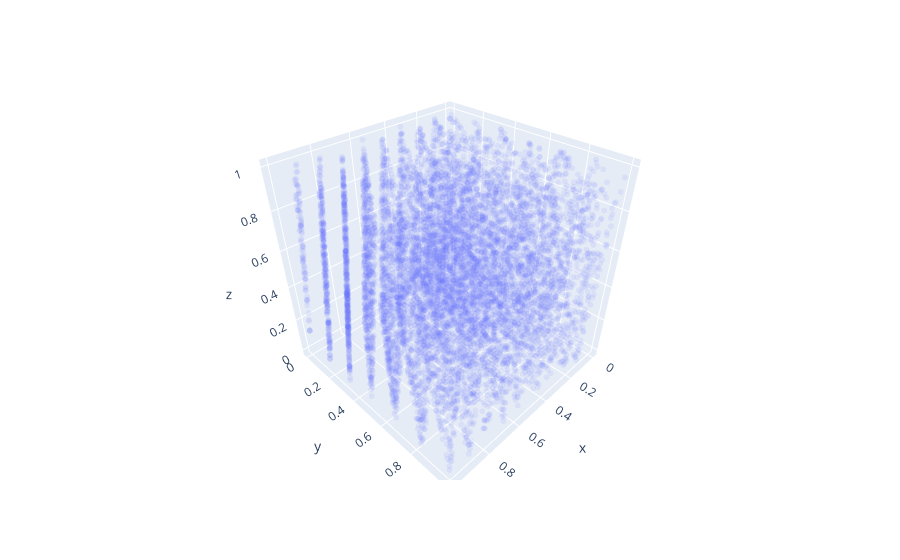

Write notebook code for a chart like this one.
### Code cell
def rng_bad(m=2**31, a=65539, c=0):
    rng_bad.current = (a * rng_bad.current + c) % m
    return rng_bad.current / m
rng_bad.current = 1

random = [rng_bad() for _ in range(30000)]
random_good = [rng() for _ in range(30000)]

import plotly.express as px

fig = px.scatter_3d(x=random[::3], y=random[1::3], z=random[2::3], opacity=0.1)
fig.update_traces(marker_size = 2)

### Figure 1 — Plotly figure (JSON) as saved in the notebook; plotly's stock layout.template omitted (floating-point values rounded to 4 significant figures; data arrays with more than 128 entries replaced by an {"elided": "..."} marker saying what was removed)
{"data": [{"hovertemplate": "x=%{x}<br>y=%{y}<br>z=%{z}<extra></extra>", "legendgroup": "", "marker": {"color": "#636efa", "opacity": 0.1, "size": 2, "symbol": "circle"}, "mode": "markers", "name": "", "scene": "scene", "showlegend": false, "type": "scatter3d", "x": {"elided": "10000 float values"}, "y": {"elided": "10000 float values"}, "z": {"elided": "10000 float values"}}], "layout": {"legend": {"tracegroupgap": 0}, "margin": {"t": 60}, "scene": {"domain": {"x": [0, 1], "y": [0, 1]}, "xaxis": {"title": {"text": "x"}}, "yaxis": {"title": {"text": "y"}}, "zaxis": {"title": {"text": "z"}}}}}
